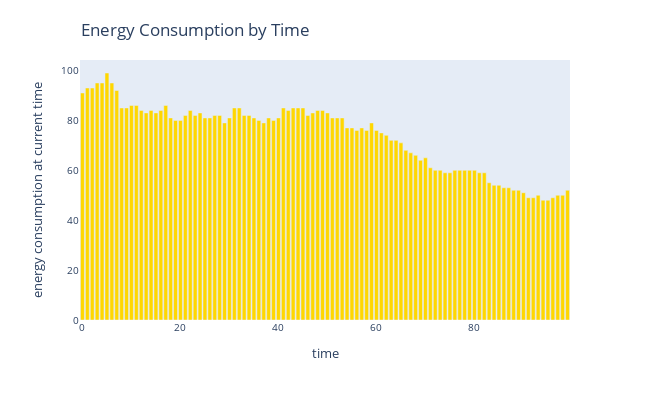

Source (notebook cell):
### Markdown cell above
## Energy Consumption by Time

### Code cell
fig = px.bar(current, y='sum', x='time', text_auto=False)
# fig.update_traces(textfont_size=30, textangle=0, textposition="outside", cliponaxis=False)

fig.update_traces(marker_color='gold')
fig.update_xaxes(showgrid=False)
fig.update_yaxes(showgrid=False)
fig.update_layout(
    title={
        'text': "Energy Consumption by Time",
        'y':0.94,
        'x':0.3,
        'xanchor': 'center',
        'yanchor': 'top'},
    width=650, height=400,
    # margin=dict(l=20, r=20, t=20, b=20),
    xaxis=dict(
        title='time',
        titlefont_size=13,
        tickfont_size=10,
    ),
    yaxis=dict(
        title='energy consumption at current time',
        titlefont_size=13,
        tickfont_size=10,
    )
)

fig.show()

### Figure 1 — Plotly figure (JSON) as saved in the notebook; plotly's stock layout.template omitted (floating-point values rounded to 4 significant figures)
{"data": [{"alignmentgroup": "True", "hovertemplate": "time=%{x}<br>sum=%{y}<extra></extra>", "legendgroup": "", "marker": {"color": "gold", "pattern": {"shape": ""}}, "name": "", "offsetgroup": "", "orientation": "v", "showlegend": false, "textposition": "auto", "type": "bar", "x": [0, 1, 2, 3, 4, 5, 6, 7, 8, 9, 10, 11, 12, 13, 14, 15, 16, 17, 18, 19, 20, 21, 22, 23, 24, 25, 26, 27, 28, 29, 30, 31, 32, 33, 34, 35, 36, 37, 38, 39, 40, 41, 42, 43, 44, 45, 46, 47, 48, 49, 50, 51, 52, 53, 54, 55, 56, 57, 58, 59, 60, 61, 62, 63, 64, 65, 66, 67, 68, 69, 70, 71, 72, 73, 74, 75, 76, 77, 78, 79, 80, 81, 82, 83, 84, 85, 86, 87, 88, 89, 90, 91, 92, 93, 94, 95, 96, 97, 98, 99], "xaxis": "x", "y": [91, 93, 93, 95, 95, 99, 95, 92, 85, 85, 86, 86, 84, 83, 84, 83, 84, 86, 81, 80, 80, 82, 84, 82, 83, 81, 81, 82, 82, 79, 81, 85, 85, 82, 82, 81, 80, 79, 81, 80, 81, 85, 84, 85, 85, 85, 82, 83, 84, 84, 83, 81, 81, 81, 77, 77, 76, 77, 76, 79, 76, 75, 74, 72, 72, 71, 68, 67, 66, 64, 65, 61, 60, 60, 59, 59, 60, 60, 60, 60, 60, 59, 59, 55, 54, 54, 53, 53, 52, 52, 51, 49, 49, 50, 48, 48, 49, 50, 50, 52], "yaxis": "y"}], "layout": {"barmode": "relative", "height": 400, "legend": {"tracegroupgap": 0}, "margin": {"t": 60}, "title": {"text": "Energy Consumption by Time", "x": 0.3, "xanchor": "center", "y": 0.94, "yanchor": "top"}, "width": 650, "xaxis": {"anchor": "y", "domain": [0, 1], "showgrid": false, "tickfont": {"size": 10}, "title": {"font": {"size": 13}, "text": "time"}}, "yaxis": {"anchor": "x", "domain": [0, 1], "showgrid": false, "tickfont": {"size": 10}, "title": {"font": {"size": 13}, "text": "energy consumption at current time"}}}}
